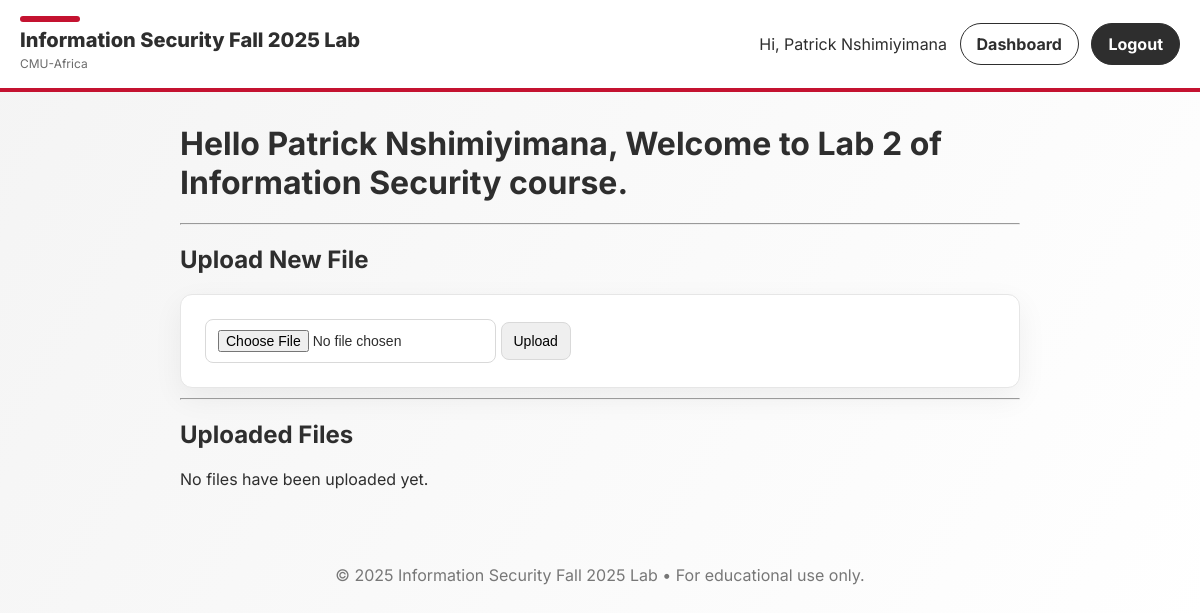
/dashboard (signed in), run on an earlier commit of the app's database.
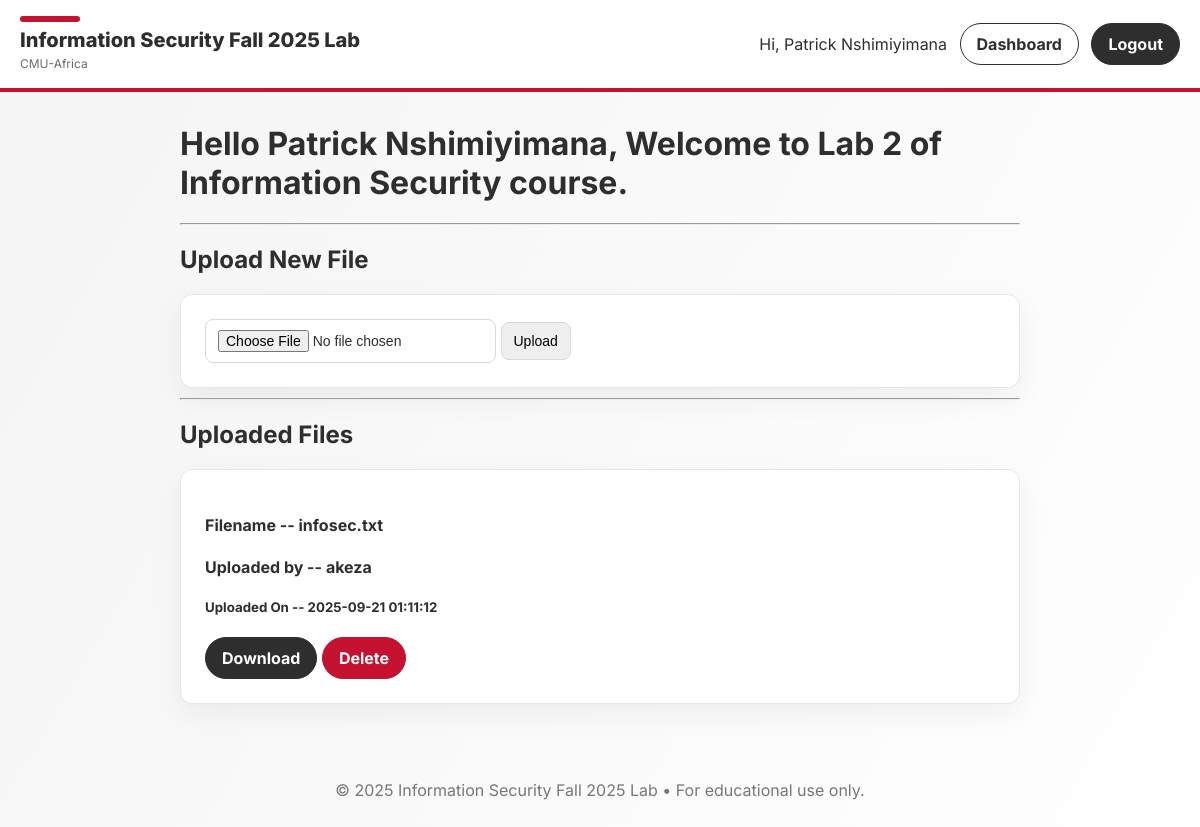
And on a later commit of the database.
### tables this page shows
CREATE TABLE users (
    id INTEGER PRIMARY KEY AUTOINCREMENT,
    name TEXT NOT NULL,
    andrew_id TEXT UNIQUE NOT NULL,
    password TEXT NOT NULL
);

CREATE TABLE files (
    id INTEGER PRIMARY KEY AUTOINCREMENT,
    filename TEXT NOT NULL,
    uploader_andrew_id TEXT NOT NULL,
    upload_timestamp DATETIME DEFAULT CURRENT_TIMESTAMP,
    FOREIGN KEY (uploader_andrew_id) REFERENCES users(andrew_id)
);

### app.py (the view, shortened to what this page needs)
@app.route("/dashboard", methods=["GET", "POST"])
def dashboard():
    user = current_user()
    if not user:
        return redirect(url_for("login"))
    conn = get_db()
    files = conn.execute("SELECT * FROM files ORDER BY upload_timestamp DESC").fetchall()
    conn.close()
    greeting = f"Hello {user['name']}, Welcome to Lab 2 of Information Security course."
    return render_template("dashboard.html", title="Dashboard", greeting=greeting, user=user, files=files)

### app.py (called while the page is built)
def get_db():
    conn = sqlite3.connect(DB_FILE)
    conn.row_factory = sqlite3.Row
    return conn

def current_user():
    uid = session.get("user_id")
    if not uid:
        return None
    conn = get_db()
    user = conn.execute("SELECT * FROM users WHERE id = ?", (uid,)).fetchone()
    conn.close()
    return user

### templates/dashboard.html
{% extends "base.html" %}
{% block content %}
<div class="container">
    <h1>{{ greeting }}</h1>
    <hr>
    <h2>Upload New File</h2>
    <div class="card bg-light mb-4">
        <div class="card-body">
          <form method="post" enctype="multipart/form-data">
            <input type="file" name="file">
            <input type="submit" value="Upload">
          </form>
        </div>
    </div>
    <hr>
    <h2>Uploaded Files</h2>
    <div class="row">
        {% for file in files %}
        <div class="col-md-6 col-lg-4 mb-4">
            <div class="card h-100">
                <div class="card-body">
                    <h4 class="card-title text-truncate" title="{{ file.filename }}">Filename -- {{ file.filename }}</h4>
                    <h4 class="card-subtitle mb-2 text-muted">Uploaded by -- {{ file.uploader_andrew_id }}</h4>
                    <h5 class="card-text">Uploaded On -- {{ file.upload_timestamp }}</h5>
                </div>
                <div class="card-footer bg-transparent border-top-0">
                    <a href="{{ url_for('download_file', filename=file.filename) }}" class="btn btn-danger btn-sm">Download</a>
                    <a href="{{ url_for('delete_file', file_id=file.id) }}" class="btn btn-primary btn-sm">Delete</a>
                </div>
            </div>
        </div>
        {% else %}
        <div class="col-12">
            <p class="text-center">No files have been uploaded yet.</p>
        </div>
        {% endfor %}
    </div>
</div>
{% endblock %}

### templates/base.html (shortened to what this page needs)
<!DOCTYPE html>
<html lang="en">
  <head>
    <link
      rel="stylesheet"
      href="{{ url_for('static', filename='style.css') }}"
    />
  </head>
  <body>
    <header class="site-header">
      <div class="brand">
        <div class="cmu-bar"></div>
        <h1>
          <a href="{{ url_for('index') }}"
            >Information Security Fall 2025 Lab</a
          >
        </h1>
        <span class="sub">CMU-Africa</span>
      </div>
      <nav class="nav">
        {% if user %}
        <span class="welcome">Hi, {{ user.name }}</span>
        <a class="btn btn-outline" href="{{ url_for('dashboard') }}"
          >Dashboard</a
        >
        <a class="btn" href="{{ url_for('logout') }}">Logout</a>
        {% else %}
        <a class="btn" href="{{ url_for('login') }}">Login</a>
        <a class="btn btn-outline" href="{{ url_for('register') }}">Register</a>
        {% endif %}
      </nav>
    </header>
    <main class="container">
       {% block content %}{% endblock %}
    </main>
    <footer class="site-footer">
      <p>
        &copy; {{ 2025 }} Information Security Fall 2025 Lab • For educational
        use only.
      </p>
    </footer>
</body>
</html>

### static/style.css (style rules this page uses)
:root { --cmu-red: #C41230; --cmu-charcoal: #2E2E2E; --cmu-gray: #F4F4F4; --white: #FFFFFF; }
* { box-sizing: border-box; }
html, body { margin: 0; padding: 0; font-family: 'Inter', system-ui, -apple-system, Segoe UI, Roboto, Arial, sans-serif; background: linear-gradient(120deg, var(--cmu-gray), #ffffff); color: var(--cmu-charcoal); }
.site-header { background: var(--white); border-bottom: 4px solid var(--cmu-red); padding: 16px 20px; display: flex; align-items: center; justify-content: space-between; position: sticky; top: 0; z-index: 10; }
.brand h1 { margin: 0; font-size: 20px; font-weight: 800; }
.brand h1 a { color: var(--cmu-charcoal); text-decoration: none; }
.brand .sub { font-size: 12px; color: #6b6b6b; }
.cmu-bar { width: 60px; height: 6px; background: var(--cmu-red); border-radius: 3px; margin-bottom: 6px; }
.nav .btn { margin-left: 8px; }
.container { max-width: 920px; margin: 32px auto; padding: 0 20px; }
.card { background: var(--white); border: 1px solid #e6e6e6; border-radius: 12px; padding: 24px; box-shadow: 0 10px 30px rgba(0,0,0,0.06); margin-bottom: 10px; }
input { padding: 10px 12px; border: 1px solid #d9d9d9; border-radius: 8px; font-size: 14px; }
.btn { display: inline-block; padding: 10px 16px; border-radius: 999px; border: 1px solid var(--cmu-charcoal); background: var(--cmu-charcoal); color: var(--white); text-decoration: none; font-weight: 700; cursor: pointer; }
.btn-outline { background: transparent; color: var(--cmu-charcoal); }
.btn-primary { background: var(--cmu-red); border-color: var(--cmu-red); }
.site-footer { text-align: center; color: #777; padding: 28px 0 40px; }

What changed in the data, as far as the page shows it:
added files: filename "infosec.txt", uploader_andrew_id "akeza", upload_timestamp "2025-09-21 01:11:12"
Also different on the page:
text no longer shown: "No files have been uploaded yet."
